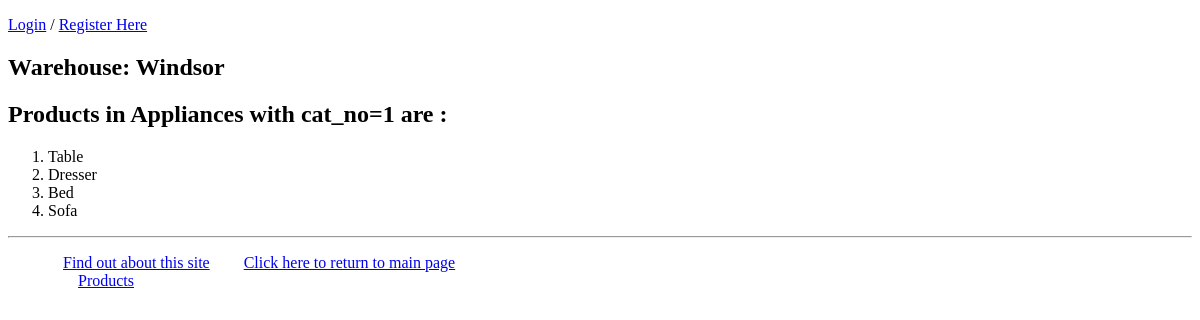
The page /webocr/1 on the database its author committed.
### webocr/models.py (models this page shows, shortened)
class Category(models.Model):
    name = models.CharField(max_length=200)
    warehouse = models.CharField(max_length=200, default='Not Available')

class Product(models.Model):
    category = models.ForeignKey(Category, related_name='products',
                                 on_delete=models.CASCADE)
    name = models.CharField(max_length=200)
    price = models.DecimalField(max_digits=10, decimal_places=2)
    stock = models.PositiveIntegerField(default=100)
    available = models.BooleanField(default=True)
    description = models.TextField(null=True, blank=True)
    interested = models.PositiveIntegerField(default=0)

### webocr/views.py (the view)
# urls.py: path(r'<int:cat_no>', views.detail, name='detail'),
def detail(request, cat_no):
    response = HttpResponse()
    category = get_object_or_404(Category, pk=cat_no)
    prod_list = Product.objects.filter(category_id=cat_no)
    heading1 = '<p>' + 'Warehouse: ' + str(category.warehouse) + '</p>'
    response.write(heading1)
    heading2 = '<p>' + 'Products for ' + category.name + ' with cat_no= ' + str(cat_no) + 'are: </p>'
    response.write(heading2)
    i = 1
    for product in prod_list:
        para = '<p>' + str(i) + '=' + str(product.name) + '</p>'
        response.write(para)
        i = i + 1
    return render(request, 'webocr/detail.html', {'cat_no': cat_no, 'category': category, 'prod_list': prod_list})

### webocr/templates/webocr/detail.html
{% extends 'webocr/base.html' %}
{% block body_block %}
    {% if category %}
 <h2>Warehouse: {{  category.warehouse }}</h2>
 <h2>Products in Appliances with cat_no={{ cat_no }} are :</h2>
 <ol>
 {% for prod in prod_list %}
 <li> {{ prod.name}} </li>
 {% endfor %}
 </ol>
 {% else %}
 <strong>There are no products!</strong>
 {% endif %}
{% endblock %}

### rows shown on the page
Category: warehouse "Windsor"
Product: name "Table"
Product: name "Dresser"
Product: name "Bed"
Product: name "Sofa"

### other values the page prints
{{ cat_no }} "1"
